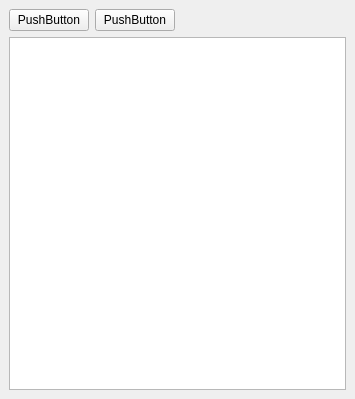
<?xml version="1.0" encoding="UTF-8"?>
<ui version="4.0">
 <class>SceneGraphViewWidget</class>
 <widget class="QDockWidget" name="SceneGraphViewWidget">
  <property name="geometry">
   <rect>
    <x>0</x>
    <y>0</y>
    <width>355</width>
    <height>399</height>
   </rect>
  </property>
  <property name="windowTitle">
   <string>Scenegraph</string>
  </property>
  
    <widget class="QWidget" name="dockWidgetContents">

  <layout class="QVBoxLayout" name="verticalLayout">
   <item>
    <layout class="QHBoxLayout" name="horizontalLayout">
     <item>
      <widget class="QPushButton" name="pushButton_2">
       <property name="text">
        <string>PushButton</string>
       </property>
      </widget>
     </item>
     <item>
      <widget class="QPushButton" name="pushButton">
       <property name="text">
        <string>PushButton</string>
       </property>
      </widget>
     </item>
     <item>
      <spacer name="horizontalSpacer">
       <property name="orientation">
        <enum>Qt::Horizontal</enum>
       </property>
       <property name="sizeHint" stdset="0">
        <size>
         <width>40</width>
         <height>20</height>
        </size>
       </property>
      </spacer>
     </item>
    </layout>
   </item>
   <item>
    <widget class="QTreeView" name="treeView"/>
   </item>
  </layout>
  </widget>

  </widget>
 <resources/>
 <connections/>
</ui>
